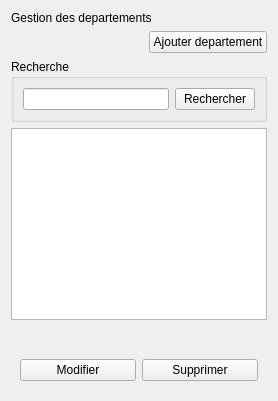
      <widget class="QWidget" name="page_28">
       <layout class="QGridLayout" name="gridLayout_26">
        <item row="0" column="0" colspan="2">
         <widget class="QLabel" name="label_253">
          <property name="styleSheet">
           <string notr="true">font: 22pt &quot;Nunito Sans&quot;;</string>
          </property>
          <property name="text">
           <string>Gestion des departements</string>
          </property>
         </widget>
        </item>
        <item row="1" column="0">
         <layout class="QHBoxLayout" name="horizontalLayout_158">
          <item>
           <spacer name="horizontalSpacer_52">
            <property name="orientation">
             <enum>Qt::Horizontal</enum>
            </property>
            <property name="sizeHint" stdset="0">
             <size>
              <width>40</width>
              <height>20</height>
             </size>
            </property>
           </spacer>
          </item>
         </layout>
        </item>
        <item row="1" column="1">
         <widget class="QPushButton" name="pushButton_Ajouter_Departement">
          <property name="text">
           <string>Ajouter departement</string>
          </property>
         </widget>
        </item>
        <item row="2" column="0" colspan="2">
         <widget class="QGroupBox" name="groupBox_108">
          <property name="title">
           <string>Recherche</string>
          </property>
          <layout class="QHBoxLayout" name="horizontalLayout_157">
           <item>
            <widget class="QLineEdit" name="lineEdit_103"/>
           </item>
           <item>
            <widget class="QPushButton" name="pushButton_Rechercher_departement">
             <property name="text">
              <string>Rechercher</string>
             </property>
            </widget>
           </item>
          </layout>
         </widget>
        </item>
        <item row="3" column="0" colspan="2">
         <widget class="QTableView" name="tableView_colis_10"/>
        </item>
        <item row="4" column="0" colspan="2">
         <widget class="QWidget" name="horizontalLayout_155" native="true">
          <layout class="QHBoxLayout" name="horizontalLayout_156"/>
         </widget>
        </item>
        <item row="5" column="0" colspan="2">
         <widget class="QWidget" name="groupBox_122" native="true">
          <layout class="QHBoxLayout" name="horizontalLayout_154">
           <item>
            <widget class="QPushButton" name="pushButton_Modifier_Departement">
             <property name="text">
              <string>Modifier</string>
             </property>
            </widget>
           </item>
           <item>
            <widget class="QPushButton" name="pushButton_Supprimer_Departement">
             <property name="text">
              <string>Supprimer</string>
             </property>
            </widget>
           </item>
          </layout>
         </widget>
        </item>
       </layout>
      </widget>
